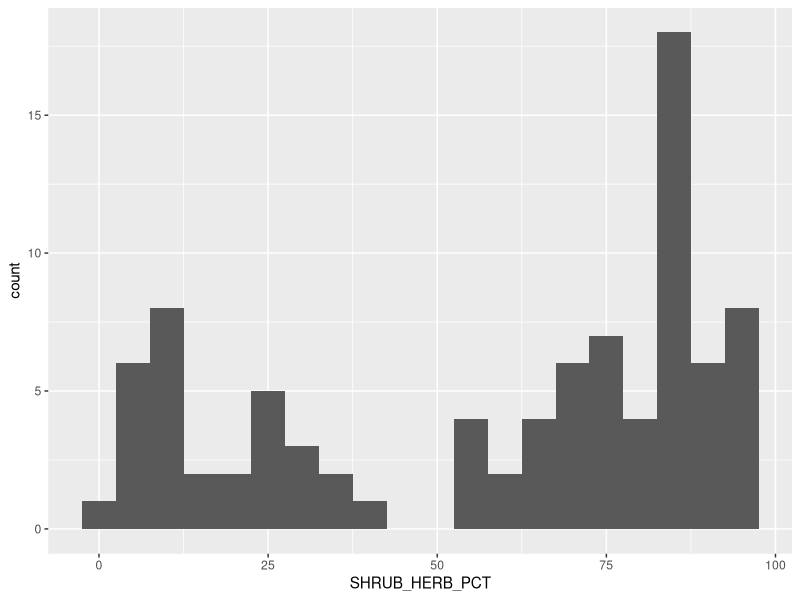
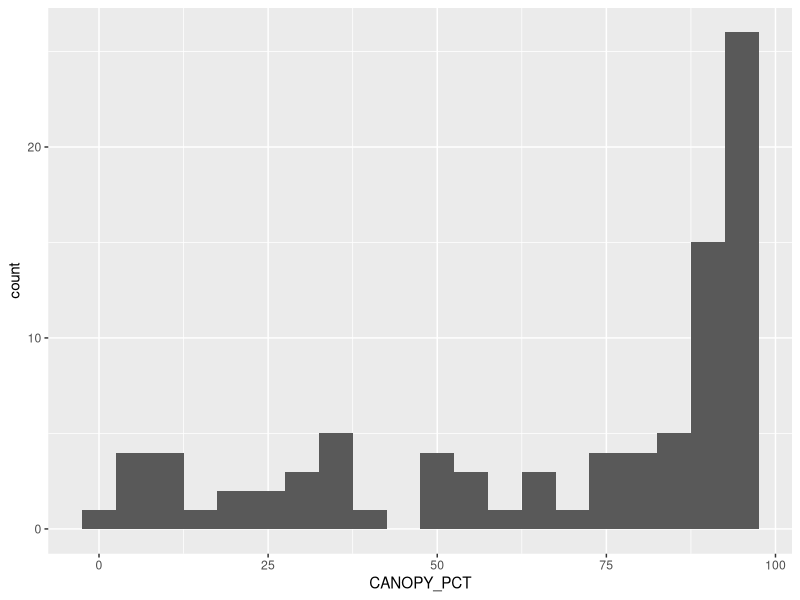
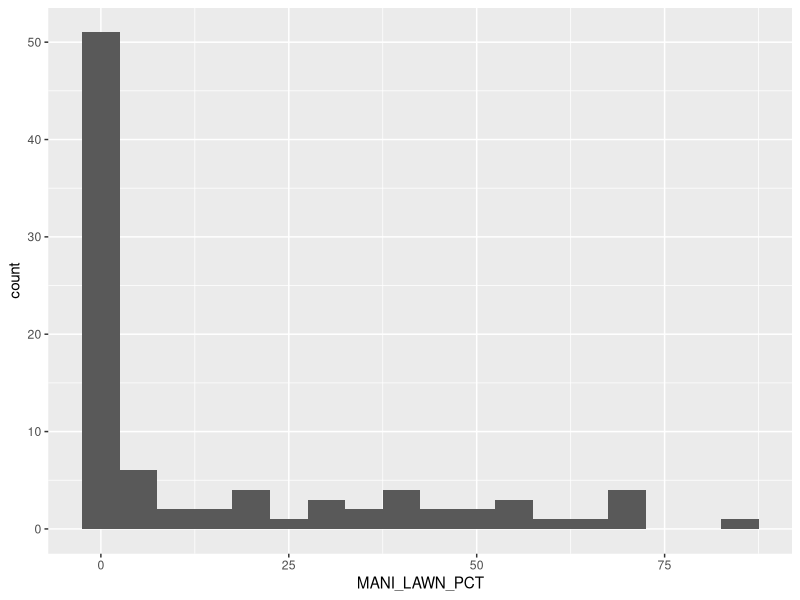
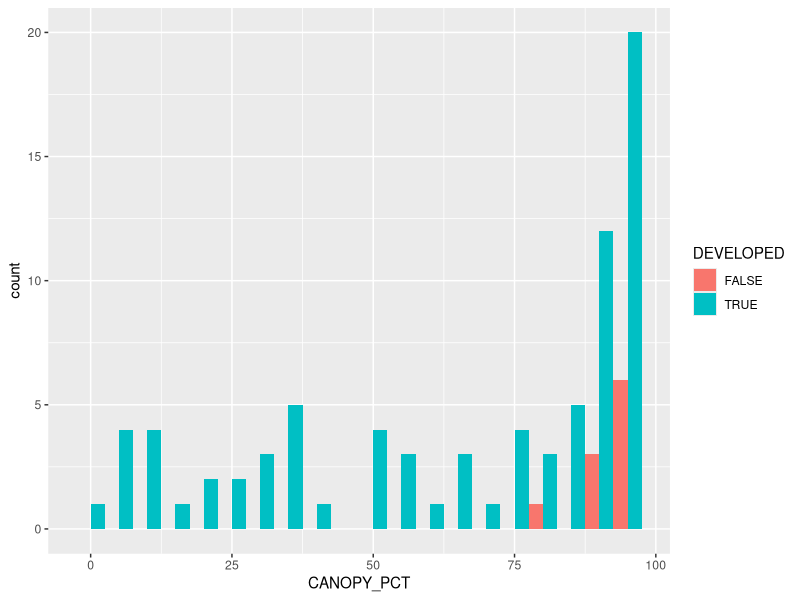
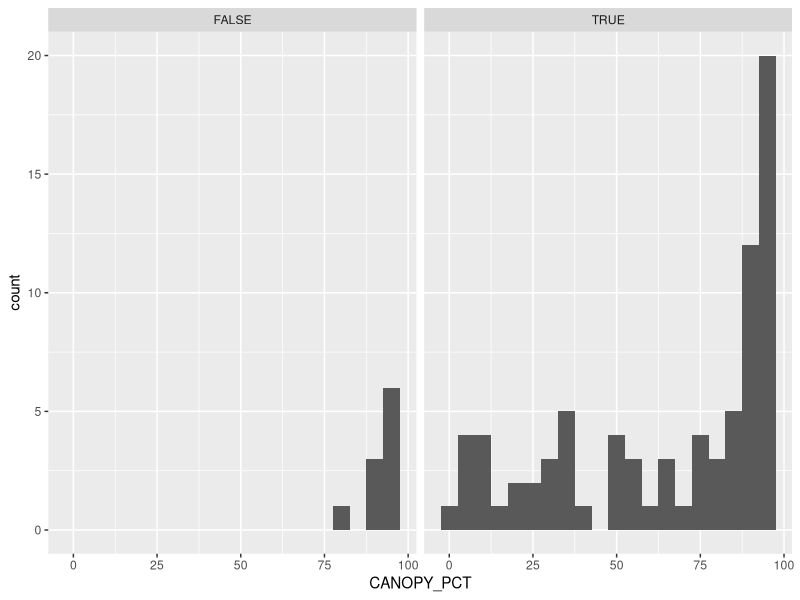
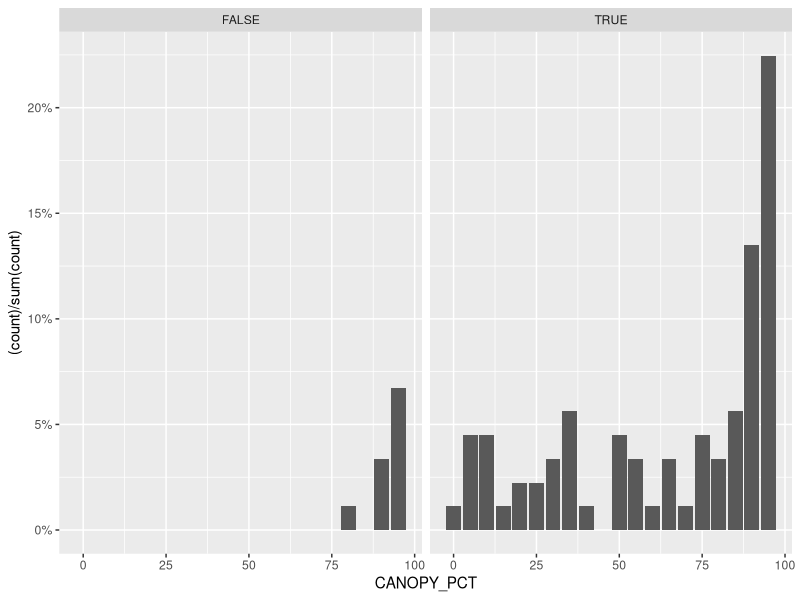
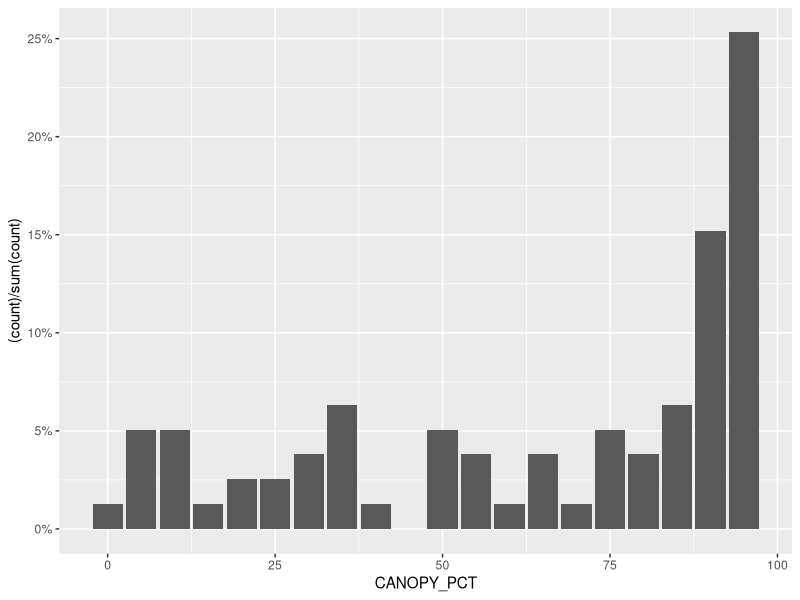
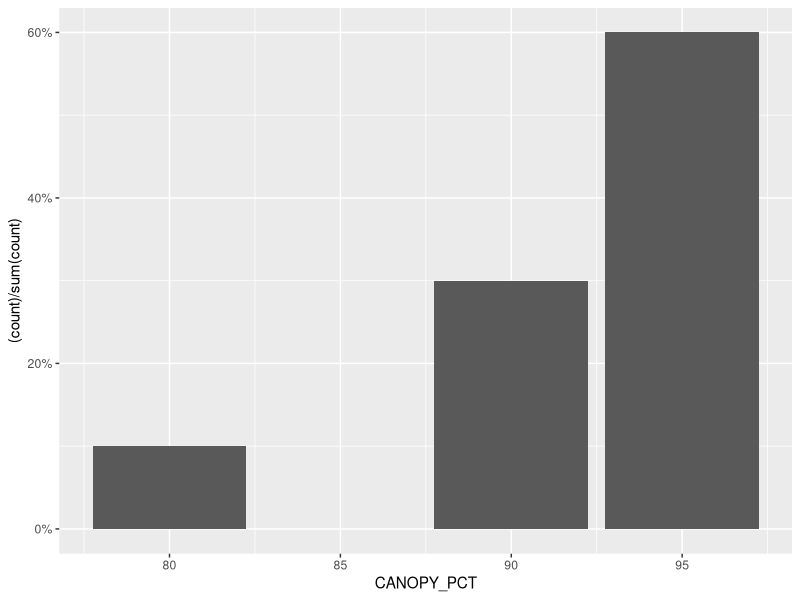

Write R code to recreate these figures, in order. (Note: this script raises an error after producing the figures.)
## Setup
# Load packages
library(tidyverse)
library(gridExtra)

# Read in data
parcel_data <- read.csv("data/950_parcel_habitat_clean.csv")
woody_data <- read.csv("data/950_woody_habitat_clean.csv")

# Separate our group's lake - Big Arbor Vitae Lake
arbor_parcel <-
  parcel_data %>% filter(LAKE_NAME == "Big Arbor Vitae Lake")
arbor_woody <- woody_data %>% filter(LAKE_NAME == "Big Arbor Vitae")

# Shoreline vegetation - shrubs/herbs/manicured lawn
shore_veg <-
  select(
    arbor_parcel,
    c(
      PARCELID,
      CANOPY_PCT,
      SHRUB_PRESENCE,
      HERB_PRESENCE,
      SHRUB_HERB_PCT,
      MANI_LAWN_PCT
    )
  )

shore_veg %>% summarize(
  mean_sh_pct = mean(SHRUB_HERB_PCT),
  min_sh_pct = min(SHRUB_HERB_PCT),
  max_sh_pct = max(SHRUB_HERB_PCT),
  mean_canopy_pct = mean(CANOPY_PCT),
  min_canopy_pct = min(CANOPY_PCT),
  max_canopy_pct = max(CANOPY_PCT)
)

shore_veg %>% ggplot(aes(x = SHRUB_HERB_PCT)) +
  geom_histogram(binwidth = 5)

shore_veg %>% ggplot(aes(x = CANOPY_PCT)) +
  geom_histogram(binwidth = 5)

shore_veg %>% ggplot(aes(x = MANI_LAWN_PCT)) +
  geom_histogram(binwidth = 5)



## Developed vs non developed parcels

nondeveloped_ids <-
  c(
    "2-2562-02",
    "2-2562-01",
    "2-2562",
    "2-2556",
    "2-2553-06",
    "2-2565",
    "2-2566",
    "2-2582",
    "2-2597",
    "2-2648"
  )

arbor_parcel$DEVELOPED <-
  !arbor_parcel$PARCELID %in% nondeveloped_ids

arbor_parcel %>%
  group_by(DEVELOPED) %>%
  summarize(
    mean_canopy = mean(CANOPY_PCT),
    mean_erosion = mean(GREAT_ERO_LEN),
    mean_float = mean(FLOATING_VEG_PRES),
    mean_EMERG = mean(EMERGENT_VEG_PRES)
  )

## plotting notes: https://datacarpentry.org/R-ecology-lesson/04-visualization-ggplot2.html

## plot canopy coverage by development status
# basic plot
arbor_parcel %>%
  ggplot(aes(x=CANOPY_PCT,fill=DEVELOPED)) + 
  geom_histogram(position="dodge",binwidth=5)
# faceting
arbor_parcel %>%
  ggplot(aes(x=CANOPY_PCT)) + 
  geom_histogram(position="dodge",binwidth=5) +
  facet_wrap(facets=vars(DEVELOPED))
# graph as percents instead of counts -> not really what I want; the percentages are being calculated from the entire df
# instead of % developed vs % non developed
arbor_parcel %>% 
  ggplot(aes(x = CANOPY_PCT)) +  
  geom_bar(aes(y = (..count..)/sum(..count..))) +
  scale_y_continuous(labels = scales::percent_format(accuracy = 1L)) +
  facet_wrap(facets=vars(DEVELOPED))
# separate plots
arbor_parcel %>% filter(DEVELOPED=="TRUE") %>% 
  ggplot(aes(x = CANOPY_PCT)) +  
  geom_bar(aes(y = (..count..)/sum(..count..))) +
  scale_y_continuous(labels = scales::percent_format(accuracy = 1L))
arbor_parcel %>% filter(DEVELOPED=="FALSE") %>% 
  ggplot(aes(x = CANOPY_PCT)) +  
  geom_bar(aes(y = (..count..)/sum(..count..))) +
  scale_y_continuous(labels = scales::percent_format(accuracy = 1L))
# align axis scales, clean up labels, add colors, etc.
#color stuff
greens <- brewer.pal(n=9,name="Greens")
developed_greens <- c(rep(greens[1],3),rep(greens[2],3),rep(greens[3],2),rep(greens[4],2),rep(greens[5],2),rep(greens[6],2),rep(greens[7],2),greens[8],rep(greens[9],2))

devel_canopy_plot <- arbor_parcel %>% filter(DEVELOPED=="TRUE") %>% 
  ggplot(aes(x = CANOPY_PCT)) +  
  geom_bar(fill=developed_greens,aes(y = (..count..)/sum(..count..))) +
  scale_y_continuous(labels = scales::percent_format(accuracy = 1L),limits=c(0,.75)) +
  xlim(0,100) +
  labs(title="Developed Parcels",x="Percent Canopy Cover", y="Percent of Parcels") +
  theme_minimal()
undevel_canopy_plot <- arbor_parcel %>% filter(DEVELOPED=="FALSE") %>% 
  ggplot(aes(x = CANOPY_PCT)) +  
  geom_bar(fill=greens[7:9],aes(y = (..count..)/sum(..count..))) +
  scale_y_continuous(labels = scales::percent_format(accuracy = 1L),limits=c(0,.75)) +
  xlim(0,100) +
  labs(title="Undeveloped Parcels",x="Percent Canopy Cover", y="") +
  theme_minimal()
# plot side by side
grid.arrange(devel_canopy_plot, undevel_canopy_plot, ncol=2)


# mean canopy - developed vs undeveloped
arbor_parcel %>% 
  group_by(DEVELOPED) %>% 
  summarize(mean_canopy = mean(CANOPY_PCT)) %>% 
  ggplot(aes(x=DEVELOPED,y=mean_canopy)) + 
  geom_bar(fill=c(greens[9],greens[7]),stat="identity") +
  labs(x="Parcel Development Status",y="Average Canopy Coverage") +
  scale_x_discrete(limits=c(TRUE,FALSE),labels=c("Developed","Undeveloped")) +
  scale_y_continuous(labels = function(x) paste0(x, "%")) + # show % signs since the variable is measured in %s: https://stackoverflow.com/questions/50627529/add-a-percent-to-y-axis-labels
  theme_minimal()





sum(arbor_parcel$DEVELOPED) # 79 developed, 10 nondeveloped
arbor_parcel[arbor_parcel$DEVELOPED,"FLOATING_VEG_PRES"]


arbor_parcel %>%
  ggplot(aes(x=FLOATING_VEG_PRES,fill=DEVELOPED)) + geom_bar(aes(y=..count../sum(..count..)),position="dodge",stat="count")
